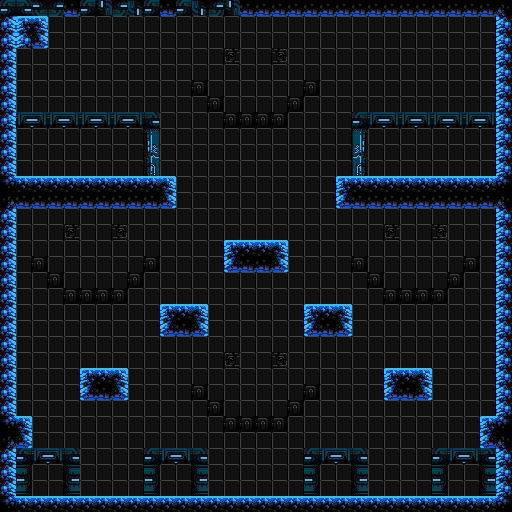

This game map was drawn from its Tiled (.tmx) file and the tilesets committed beside it. A one-line description and the trimmed map source follow:
An orthogonal 32x32 tile map with 16x16 px tiles, 4 tile layers (bg, main, fg, foreground layer with random stuffffff), 3 tilesets and 9 objects (6x locker, crewman, door, door_laser).

<map version="1.0" orientation="orthogonal" renderorder="right-down" width="32" height="32" tilewidth="16" tileheight="16" nextobjectid="18">
 <tileset firstgid="1" source="corpus_localized.tsx" />
 <tileset firstgid="1345" source="corpus_old.tsx" />
 <tileset firstgid="1426" name="testing" tilewidth="16" tileheight="16" tilecount="81" columns="9">
  <image source="atlas.png" width="144" height="144" />
  <tile id="0">
   <properties>
    <property name="first" type="bool" value="false" />
    <property name="last" type="bool" value="false" />
   </properties>
  </tile>
 </tileset>
 <layer name="bg" width="32" height="32">
  <data>[1024 cells, 774 non-empty, 1 distinct tile ids]</data>
 </layer>
 <layer name="main" width="32" height="32">
  <data>[1024 cells, 250 non-empty, 22 distinct tile ids]</data>
 </layer>
 <layer name="fg" width="32" height="32">
  <data>[1024 cells, 10 non-empty, 10 distinct tile ids]</data>
 </layer>
 <layer name="foreground layer with random stuffffff" width="32" height="32">
  <data>[1024 cells, 40 non-empty, 6 distinct tile ids]</data>
 </layer>
 <objectgroup name="enemies">
  <object id="8" type="crewman" x="64" y="144" width="32" height="32" />
 </objectgroup>
 <objectgroup name="doors">
  <object id="9" type="door" x="384" y="128" width="32" height="48" />
  <object id="10" type="door_laser" x="448" y="128" width="32" height="48" />
 </objectgroup>
 <objectgroup name="interactive">
  <object id="11" type="locker" x="448" y="80" width="16" height="32" />
  <object id="12" type="locker" x="416" y="80" width="16" height="32" />
  <object id="13" type="locker" x="384" y="80" width="16" height="32" />
  <object id="14" type="locker" x="112" y="80" width="16" height="32" />
  <object id="15" type="locker" x="80" y="80" width="16" height="32" />
  <object id="16" type="locker" x="48" y="80" width="16" height="32" />
 </objectgroup>
</map>
